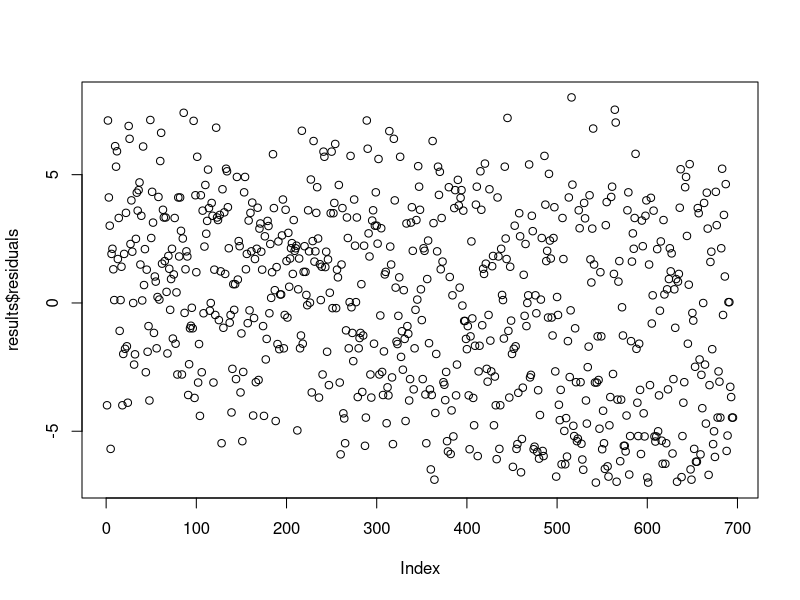

The R script that drew this image:
## ---- chunk 1
mysleep <- sleep
mysleep
mysleep$Study <- "Study1"                 #recycling so it just repeats
mysleep$Study2 <- c("Study1", "Study2")   #recycling so it just repeats
mysleep$noise <- rnorm(20)                #20 new r norm
mysleep$noise2 <- rnorm(10)               #10 new r norm then recycle
#mysleep$noise2 <- rnorm(8)
        "This does not work because there is a remainder 20/8..."
mysleep
## ---- chunk 2
mysleep <- sleep
mysleep$extra2 <- mysleep$extra * 2
mysleep$extra3 <- log(mysleep$extra + 10)
mysleep
mysleep$extra2 <- mysleep$extra2 - 4
mysleep
mysleep$extra2 <- NULL  # deletes the column
mysleep
mysleep$extra3 <- NA    # fills column with NA
mysleep
mysleep$three <- 3
mysleep
# mysleep$four <- c(1, 2, 3) # doesn't work
mysleep$five <- c(1, 2, 3, 4) # does work (recycling)
mysleep

rep(2, times = 10)
rep(2:4, 10)
rep(2:4, each = 10)
rep(2:4, times = 3, each = 10)
rep(1:2, 3, each = 5)
c(rep(1:2, 3, each = 5), rep(1:8, 2, each = 3), 1:10)

## ---- chunk 3
library(tidyr)
mysleep <- sleep
mysleep
levels(mysleep$group) <- c("pre", "post")

# spread(yourdata, factor.to.spread.by, column.with.values[where gets drawn])
  "lets say we want pre- and post- in separate columns"
  
  mysleep.wide <- spread(mysleep, group, extra)
  mysleep.wide
    #this is wide form data
  

# QUICK PRACTICE: compute gains column

  mysleep.wide$gains <- (mysleep.wide$post - mysleep.wide$pre)
  mysleep.wide
  
  
# gather(yourdata, new.factor.column.name, measure.column.name, columns.to.gather)

  "this will put into long format, 2 very long columns"
  
  mysleep.long <- gather(mysleep.wide, "treatment", "time", pre:post)     #pre:post --- from pre:post
  mysleep.long
  
## ---- chunk 4
colnames(who)
who.long <- gather(who, stuff, counts, new_sp_m014:newrel_f65)

who.long$stuff <- gsub("newrel", "new_rel", who.long$stuff)


?gsub()

who.long <- separate(who.long, stuff, sep = "_", c("newold", "type", "gender.age"))
summary(who.long)
head(who.long)

## ---- chunk 5
library(dplyr)

#install.packages("reshape2")
library(reshape2)

myff <- french_fries
head(myff)

# make long
myff.long <- gather(myff, flavor, rating, potato:painty)
head(myff.long)

# get "cell means"
ff.means <- summarize(group_by(myff.long, treatment, flavor), mean = mean(rating))
ff.means
ff.means <- summarize(group_by(myff.long, treatment, flavor), mean = mean(rating, na.rm = TRUE))
ff.means

# other summary computations
ff.summaries <- summarize(group_by(myff.long, treatment, flavor), mean = mean(rating, na.rm = TRUE), std.dev = sd(rating, na.rm = TRUE), N = length(rating))
ff.summaries

## ---- chunk 6
#install.packages("magrittr")
library(magrittr)

x <- 1:10
mean(log(x + 2))

(x + 2) %>% log() %>% mean()
#first I do this, then take log of this then take mean of this

summarize(group_by(myff.long, treatment, flavor), mean.rating = mean(rating, na.rm = TRUE))

# same as above, using the %>% operator
group_by(myff.long, treatment, flavor) %>% summarize(mean.rating = mean(rating, na.rm = TRUE))

## ---- chunk 7
sleep
sleep[sleep$group == 1, ]
filter(sleep, group == 1) # same results
        # assumes everything is coming from this dataframe, don't need to re-reference like what I've been doing previously
        # needs to be a dataframe

sleep[sleep$group == 1 & sleep$extra > 0.2, ]
filter(sleep, group == 1, extra > 0.2) # same results

sleep[ , c("ID", "extra")]
select(sleep, ID, extra)
select(sleep, 3, 1)
select(sleep, c(3, 1))
#select(sleep, c("ID", "extra")) # doesn't work
select(sleep, c(ID, extra))
select_(sleep, "ID", "extra") # "underscore" variants of dplyr functions:
                              #   - can use strings to identify objects
                              #   - useful for more programmatic applications

## ---- chunk 8
myff <- french_fries
results <- lm(potato ~ treatment, data = myff)
results
summary(results)
# plot(results)
class(results)
names(results)
str(results)
plot(results$residuals)
results.summary <- summary(results)
names(results.summary)
results.summary$adj.r.squared
results.summary$coefficients
class(results.summary$coefficients)
condition.pvals <- results.summary$coefficients[c("treatment2", "treatment3"), "Pr(>|t|)"]
condition.pvals

# str(summary(results))
# ?lm
